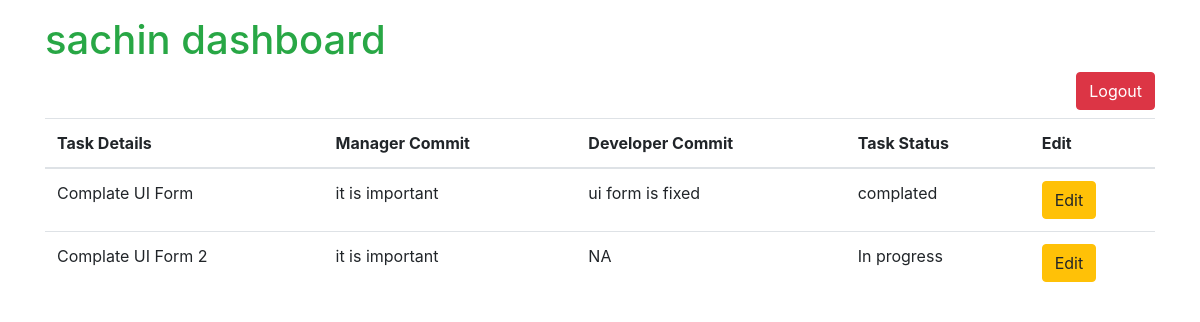
The page /developer_app/dashboard (signed in) on the database its author committed.
### developer_app/models.py (models this page shows, shortened)
class TaskInfo(models.Model):
    assign_developer = models.ForeignKey(User,on_delete=models.CASCADE)
    task_details = models.CharField(max_length=400)
    manager_commit = models.CharField(max_length=400)
    user_commit = models.CharField(max_length=400)
    status = models.CharField(max_length=20)

### developer_app/views.py (the view)
# urls.py: path('dashboard', DeveloperDashBoard.as_view(), name='developer_dashboard'),
class DeveloperDashBoard(LoginRequiredMixin,View):
    login_url = '/developer_app/login'
    redirect_field_name = ''
    def get(self,request):
        current_user = request.user
        current_user_id =  current_user.id
        current_username = current_user.username
        tasks = TaskInfo.objects.filter(assign_developer=current_user_id)
        return render(request,'developer_dashboard.html',{'user':current_username,'tasks':tasks})

### developer_app/templates/developer_dashboard.html (shortened to what this page needs)
<!DOCTYPE html>
<html lang="en">
<head>
    <link rel="stylesheet" href="https://maxcdn.bootstrapcdn.com/bootstrap/4.0.0/css/bootstrap.min.css">
</head>
<body>
<div class="container mt-3">
    <div class="">
        <h1 class="text-success">{{ user }} dashboard</h1>
        <button class="btn btn-danger float-right mb-2">
            <a class="text-white" href="logout">Logout</a>
        </button>
    </div>
    <div class="">
            {% if tasks %}
              <table class="table">
              <thead>
                    <tr>
                      <th scope="col">Task Details</th>
                      <th scope="col">Manager Commit</th>
                      <th scope="col">Developer Commit</th>
                      <th scope="col">Task Status</th>
                      <th scope="col">Edit</th>
                    </tr>
              </thead>
              <tbody>
            {% for i in tasks %}
                <tr>
                    <td>
                        {{ i.task_details }}
                    </td>
                    <td>
                        {{ i.manager_commit }}
                    </td>
                        <td>
                        {{ i.user_commit }}
                    </td>
                    <td>
                        {{ i.status }}
                    </td>
                    <td>
                        <a href="dashboard/{{ i.id }}" class="btn btn-warning">Edit</a>
                    </td>
                </tr>
            {% endfor %}
              </tbody>
            </table>
            {% else %}
                      <h1 class="text-success">There is no tasks for {{ user }}</h1>
            {% endif %}
    </div>
</div>
</body>
</html>

### rows shown on the page
TaskInfo: task_details "Complate UI Form", manager_commit "it is important", user_commit "ui form is fixed", status "complated"
TaskInfo: task_details "Complate UI Form 2", manager_commit "it is important", user_commit "NA", status "In progress"

### other values the page prints
{{ user }} "sachin"
